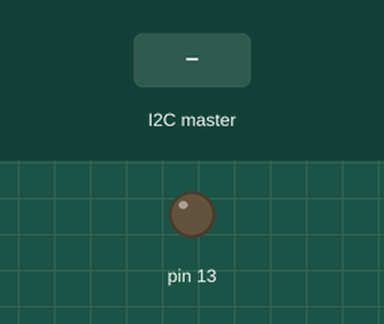
The sketch below on a simulated Arduino Leonardo, built with avr-gcc and run on an emulated ATmega32U4. Parts: output pins drawn as LEDs (lit = HIGH). The inputs (shaded band) are chosen by the test bench.

Above: at 1.2 s.
1.3 s: the I2C master sends "H"
At 1.7 s:
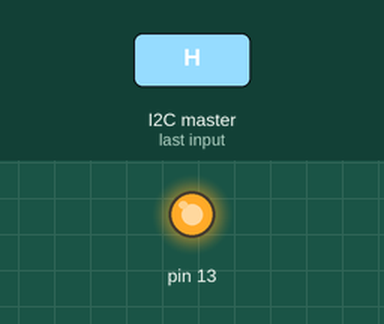
2.8 s: the I2C master sends "L"
At 4.0 s:
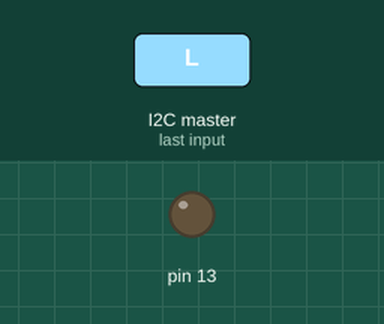
Timing chart, 0 to 5.8 s (numbered marks = the images above; inputs shaded):
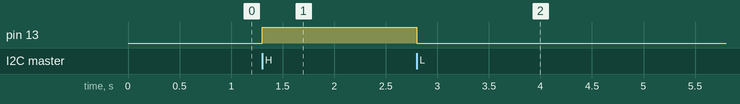

The sketch:

i2cslave.ino
```cpp
#include<Wire.h>

void setup()
{
	Wire.begin(10);
	Wire.onReceive(receiveEvent);
	pinMode(13, OUTPUT);
	digitalWrite(13, LOW);
}

void loop()
{}

void receiveEvent(int howMany)
{
	while(Wire.available()){
		char c=Wire.read();
		if(c=='H'){
			digitalWrite(13,HIGH);
		}
		else if(c=='L'){
			digitalWrite(13,LOW);
		}
	}
}
```

Measured:
- after the input at 1.3 s, pin 13: LOW → HIGH at once
- after the input at 2.8 s, pin 13: HIGH → LOW at once
